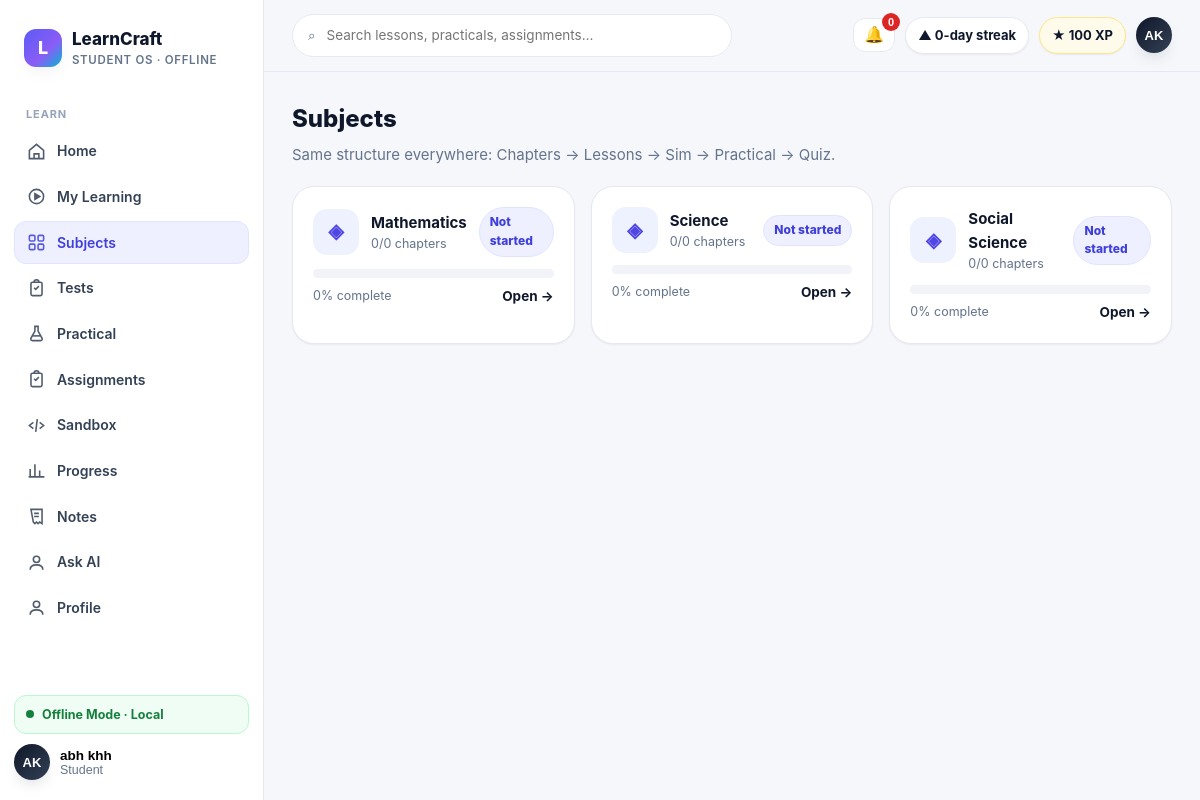
The page /subjects (signed in) on the database its author committed.
### tables this page shows
CREATE TABLE users (
            id INTEGER PRIMARY KEY AUTOINCREMENT,
            name TEXT NOT NULL,
            email TEXT NOT NULL UNIQUE,
            password_hash TEXT NOT NULL,
            role TEXT NOT NULL DEFAULT 'STUDENT',
            avatar TEXT,
            bio TEXT,
            created_at TIMESTAMP NOT NULL DEFAULT CURRENT_TIMESTAMP,
            updated_at TIMESTAMP NOT NULL DEFAULT CURRENT_TIMESTAMP
        );

CREATE TABLE academic_subjects (
            subject_id TEXT PRIMARY KEY,
            board TEXT NOT NULL,
            class_level TEXT NOT NULL,
            academic_year TEXT NOT NULL,
            slug TEXT NOT NULL,
            name TEXT NOT NULL,
            description TEXT NOT NULL DEFAULT '',
            source_version TEXT NOT NULL,
            UNIQUE(board, class_level, academic_year, slug)
        );

### app/main.py (the view)
@app.route("/subjects")
@require_auth
def subjects():
    return render_template("pages/subjects.html", title="Subjects",
                           subjects=student_subjects(current_user()["id"]), **shell_ctx("subjects", current_user()))

### app/database/connection.py (called while the page is built)
def resolve_db_path():
    configured = os.environ.get("LEARNCRAFT_DB_PATH")
    if configured:
        return Path(configured)
    return DATA_DIR / "learncraft.db"

def get_connection():
    db_path = resolve_db_path()
    db_path.parent.mkdir(parents=True, exist_ok=True)
    connection = sqlite3.connect(db_path)
    connection.row_factory = sqlite3.Row
    return connection

def _row_to_dict(row):
    return dict(row) if row else None

def get_user_by_id(user_id):
    connection = get_connection()
    user = connection.execute("SELECT * FROM users WHERE id = ?", (int(user_id),)).fetchone()
    connection.close()
    return _row_to_dict(user)

def user_payload(user):
    if not user:
        return None
    user_data = dict(user)
    user_data.pop("password_hash", None)
    return user_data

def get_user_progress(user_id):
    connection = get_connection()
    rows = connection.execute(
        "SELECT * FROM learning_progress WHERE user_id = ? ORDER BY updated_at DESC",
        (int(user_id),),
    ).fetchall()
    connection.close()
    return [dict(row) for row in rows]

### app/main.py (called while the page is built, shortened)
def current_user():
    user_id = session.get("user_id")
    if not user_id:
        return None
    return user_payload(get_user_by_id(user_id))

def is_teacher_user(user=None):
    return bool(user) and user.get("role") in {"TEACHER", "ADMIN"}

def require_auth(view):
    @wraps(view)
    def wrapped(*args, **kwargs):
        user = current_user()
        return view(*args, **kwargs)
    return wrapped

def build_student_profile(user=None):
    profile = {"name": "Student", "roll_no": "Student", "avatar": "LC", "level": 1,
               "xp": 0, "streak_days": 0, "overall_progress": 0, "rank": None}
    if user is None:
        return profile
    rows = get_user_progress(user["id"])
    completed = sum(row["status"] == "completed" for row in rows)
    overall = round(sum(row["percent_complete"] for row in rows) / len(rows)) if rows else 0
    profile.update({"name": user.get("name") or "Student", "avatar": (user.get("avatar") or "LC").upper(),
                   "roll_no": user.get("roll_no") or "Student", "xp": completed * 100,
                   "overall_progress": overall, "level": 1 + completed // 5})
    return profile

### app/services/content_catalog.py (called while the page is built)
def _read_feature(filename: str) -> dict:
    path = FEATURES_DIR / filename
    if not path.exists():
        return {"subjects": []}
    return _read_json(path)

def list_class9_subjects() -> list[dict]:
    return _read_feature("class9_curriculum.json").get("subjects", [])

### frontend/templates/pages/subjects.html
{% extends "base.html" %}{% from "components.html" import progressbar, badge %}
{% block content %}
<div class="page-head"><div><div class="h1">Subjects</div><p>Same structure everywhere: Chapters → Lessons → Sim → Practical → Quiz.</p></div></div>
<div class="grid grid-3">
{% for s in subjects %}
<a class="card hover subj" href="/subjects/{{ s.slug }}" data-search="{{ s.name }}">
  <div class="subj-top"><div class="tile-icon" style="background:{{ s.bg }};color:{{ s.color }}">{{ s.icon }}</div><div><b>{{ s.name }}</b><div class="caption">{{ s.completed }}/{{ s.chapters }} chapters</div></div><span style="margin-left:auto">{{ badge(s.tag, 'ok' if s.tag=='Ahead' else ('warn' if s.tag=='Needs focus' else 'info')) }}</span></div>
  {{ progressbar(s.progress) }}
  <div style="display:flex;justify-content:space-between;margin-top:8px"><span class="caption">{{ s.progress }}% complete</span><b class="body-sm">Open →</b></div>
</a>
{% endfor %}
</div>
{% endblock %}

### frontend/templates/base.html (shortened to what this page needs)
<!DOCTYPE html>
<html lang="en">
<head>
<link rel="stylesheet" href="/static/css/design-system.css">
</head>
<body>
{% from "components.html" import icon %}
<div class="shell">
  <aside class="sidebar" id="sidebar">
    <div class="brand"><div class="brand-mark">L</div><div><div class="brand-name">LearnCraft</div><div class="brand-sub">Student OS · Offline</div></div></div>
    <nav class="nav">
      <div class="nav-label">Learn</div>
      {% for item in nav %}
      <a class="nav-item {% if active == item.slug %}active{% endif %}" href="{{ item.href }}">{{ icon(item.icon) }}{{ item.label }}
      </a>
      {% endfor %}
    </nav>
    <div class="side-foot">
      <div class="offline-pill" data-network-pill><span class="dot pulse"></span><span>Offline Mode · Local</span></div>
      <div class="profile-menu-wrap sidebar-profile-wrap">
        <button class="mini-profile profile-trigger" type="button" aria-expanded="false" aria-controls="sidebarProfileMenu">
          <div class="avatar">{{ student.avatar }}</div>
          <div><div style="font-weight:800;font-size:13.5px">{{ student.name }}</div><div class="caption">{{ student.roll_no }}</div></div>
        </button>
      </div>
    </div>
  </aside>
  <div class="main">
    <div class="topbar">
      <div class="search">⌕ <input id="globalSearch" placeholder="Search lessons, practicals, assignments…" oninput="filterCards(this.value)"></div>
      <div class="top-actions">
        {% if not is_teacher %}
        <div class="notif-wrap">
          <button class="notif-btn" id="notifBell" type="button" aria-expanded="false" aria-controls="notifMenu" aria-label="Notifications">🔔<span class="notif-count" id="notifCount" hidden>0</span></button>
        </div>
        {% endif %}
        <span class="pill">▲ {{ student.streak_days }}-day streak</span>
        <span class="pill xp">★ {{ student.xp }} XP</span>
        <div class="profile-menu-wrap top-profile-wrap">
          <button class="profile-trigger top-profile-trigger" type="button" aria-expanded="false" aria-controls="topProfileMenu">
            <div class="avatar">{{ student.avatar }}</div>
          </button>
        </div>
      </div>
    </div>
    <div class="content">{% block content %}{% endblock %}</div>
  </div>
</div>
</body>
</html>

### frontend/templates/components.html (shortened to what this page needs)
{% macro icon(name) -%}
{% if name == 'home' %}<svg viewBox="0 0 24 24" fill="none" stroke="currentColor" stroke-width="2"><path d="M3 10.5 12 3l9 7.5V21H3z"/><path d="M9 21v-6h6v6"/></svg>
{% elif name == 'play' %}<svg viewBox="0 0 24 24" fill="none" stroke="currentColor" stroke-width="2"><circle cx="12" cy="12" r="9"/><path d="M10 8.5v7l6-3.5z" fill="currentColor"/></svg>
{% elif name == 'grid' %}<svg viewBox="0 0 24 24" fill="none" stroke="currentColor" stroke-width="2"><rect x="3" y="3" width="7" height="7" rx="1.5"/><rect x="14" y="3" width="7" height="7" rx="1.5"/><rect x="3" y="14" width="7" height="7" rx="1.5"/><rect x="14" y="14" width="7" height="7" rx="1.5"/></svg>
{% elif name == 'flask' %}<svg viewBox="0 0 24 24" fill="none" stroke="currentColor" stroke-width="2"><path d="M9 3h6M10 3v6l-5 9a2 2 0 0 0 1.8 3h10.4A2 2 0 0 0 19 18l-5-9V3"/><path d="M7.5 15h9"/></svg>
{% elif name == 'clip' %}<svg viewBox="0 0 24 24" fill="none" stroke="currentColor" stroke-width="2"><rect x="5" y="4" width="14" height="17" rx="2"/><path d="M9 4a3 3 0 0 1 6 0M9 11l2 2 4-4"/></svg>
{% elif name == 'code' %}<svg viewBox="0 0 24 24" fill="none" stroke="currentColor" stroke-width="2"><path d="m8 8-5 4 5 4M16 8l5 4-5 4M13 4l-2 16"/></svg>
{% elif name == 'chart' %}<svg viewBox="0 0 24 24" fill="none" stroke="currentColor" stroke-width="2"><path d="M4 20V10M10 20V4M16 20v-8M22 20H2"/></svg>
{% elif name == 'note' %}<svg viewBox="0 0 24 24" fill="none" stroke="currentColor" stroke-width="2"><path d="M5 3h14v18l-3-2-2 2-2-2-2 2-2-2z"/><path d="M9 8h6M9 12h6"/></svg>
{% elif name == 'user' %}<svg viewBox="0 0 24 24" fill="none" stroke="currentColor" stroke-width="2"><circle cx="12" cy="8" r="4"/><path d="M4 21c0-4 3.6-6 8-6s8 2 8 6"/></svg>
{% else %}<svg viewBox="0 0 24 24" fill="none" stroke="currentColor" stroke-width="2"><circle cx="12" cy="12" r="9"/></svg>
{% endif %}
{%- endmacro %}
{% macro progressbar(pct) -%}
<div class="pbar" role="progressbar" aria-valuenow="{{ pct }}" aria-valuemin="0" aria-valuemax="100"><i style="width:{{ pct }}%"></i></div>
{%- endmacro %}
{% macro badge(text, tone='muted') -%}<span class="badge {{ tone }}">{{ text }}</span>{%- endmacro %}

### frontend/templates/base.html (style rules this page uses)
.notif-wrap { position:relative }
.notif-btn { position:relative;border:1px solid var(--line);background:var(--surface);border-radius:12px;padding:8px 10px;font-size:16px;cursor:pointer;line-height:1 }
.notif-count { position:absolute;top:-6px;right:-6px;min-width:18px;height:18px;border-radius:999px;background:#DC2626;color:#fff;font-size:11px;font-weight:800;display:grid;place-items:center;padding:0 4px }

### rows shown on the page
users: avatar "AK", name "abh khh", roll_no "Student"
academic_subjects: icon "◈", name "Mathematics", completed "0", chapters "0", text "Not started", progress "0"
academic_subjects: icon "◈", name "Science", completed "0", chapters "0", text "Not started", progress "0"
academic_subjects: icon "◈", name "Social Science", completed "0", chapters "0", text "Not started", progress "0"

### other values the page prints
{{ item.label }} "Home" "My Learning" "Subjects" "Tests" "Practical" "Assignments" "Sandbox" "Progress" "Notes" "Ask AI" "Profile"
{{ student.streak_days }} "0"
{{ student.xp }} "100"
